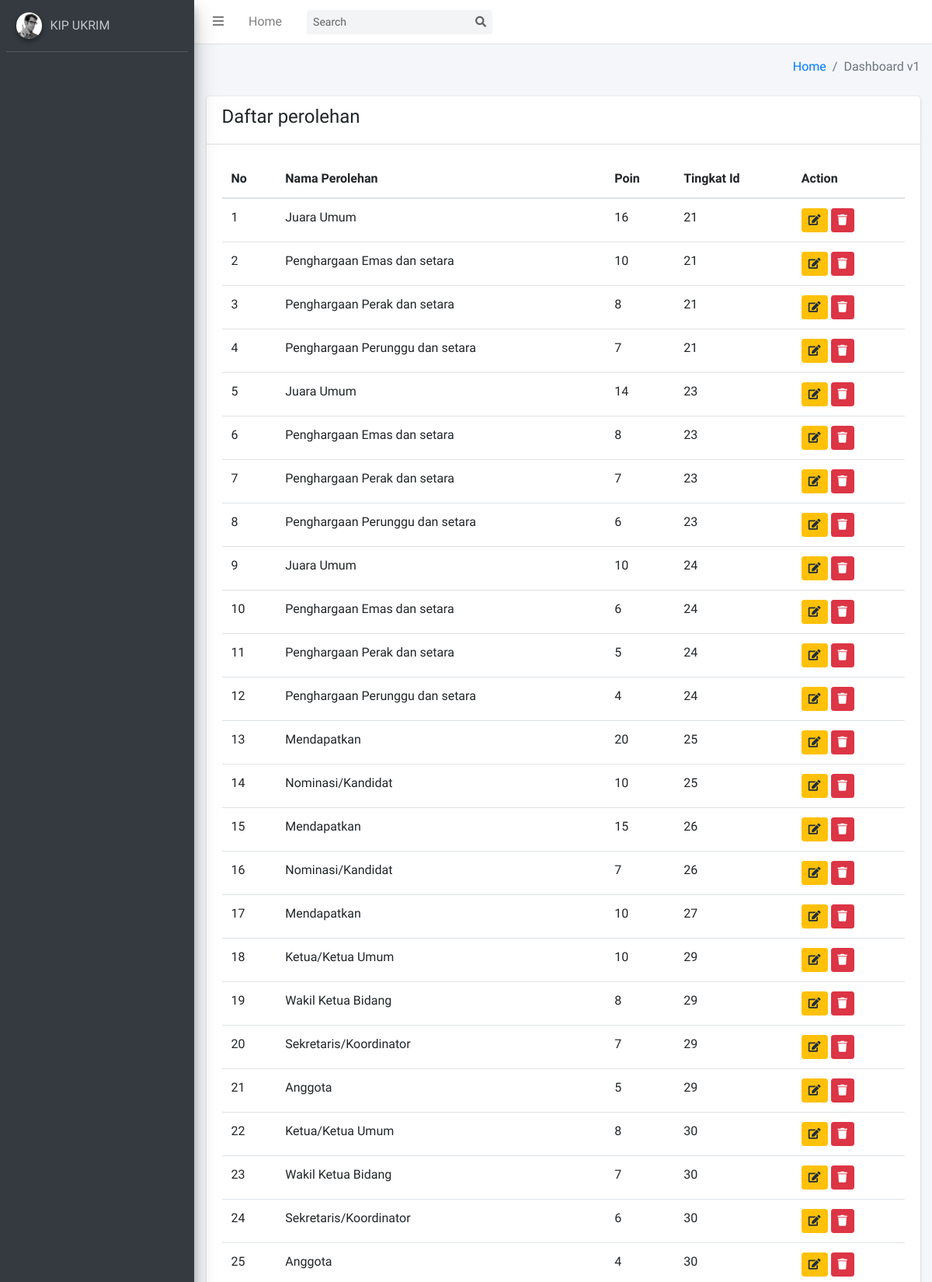
Page /index.php/perolehan (upper part) on the committed database.
### tables this page shows
CREATE TABLE `perolehan` (
  `id_perolehan` int(11) NOT NULL,
  `nama_perolehan` varchar(100) NOT NULL,
  `poin` int(50) NOT NULL,
  `tingkat_id` int(50) NOT NULL
);

### application/controllers/Perolehan.php (called while the page is built, shortened)
<?php
class Perolehan extends CI_Controller
{
	public function __construct()
	{
		$this->load->model("JenisModel");
		$this->load->model("TingkatModel");
		$this->load->model("PerolehanModel");
	}
	public function index()
	{
		$listperolehan = $this->PerolehanModel->getAll();
		$data = array(
			"header" => "Perolehan",
			"page" => "content/perolehan/v_list_perolehan",
			"perolehans" => $listperolehan
		);
		$this->load->view("layoutuser/mainuser", $data);
	}
}

### index.php (called while the page is built, shortened)
<?php
require_once BASEPATH.'core/CodeIgniter.php';

### application/models/PerolehanModel.php (called while the page is built, shortened)
<?php
class PerolehanModel extends CI_Model
{
	var $table = "perolehan";
	public function getAll()
	{
		return $this->db->get($this->table)->result();
	}
}

### application/views/content/perolehan/v_list_perolehan.php (the view, shortened to what this page needs)
<div class="card">
	<div class="card-header">
		<h4>Daftar perolehan</h4>
	</div>
	<div class="card-body">
		<table class="table">
			<thead>
				<tr>
					<th>No</th>
					<th>Nama Perolehan</th>
					<th>Poin</th>
					<th>Tingkat Id</th>
					<th>Action</th>
				</tr>
			</thead>
			<tbody>
				<?php
				$no = 1;
				foreach ($perolehans as $row) {
				?>
					<tr>
						<td><?= $no++ ?></td>
						<td><?= $row->nama_perolehan ?></td>
						<td><?= $row->poin ?></td>
						<td><?= $row->tingkat_id ?></td>
						<td>
							<a href="<?= site_url("perolehan/update/$row->id_perolehan") ?>" class="btn btn-sm btn-warning">
								<i class="fas fa-edit"></i>
							</a>
							<a href="No" data-id="<?= $row->id_perolehan ?>" class="btn btn-sm btn-danger btn-delete-perolehans"><i class="fas fa-trash"></i></a>
						</td>
					</tr>
				<?php
				}
				?>
			</tbody>
		</table>
	</div>
</div>

### rows in the picture
perolehan: nama_perolehan "Juara Umum", poin "16", tingkat "21"
perolehan: nama_perolehan "Penghargaan Emas dan setara", poin "10", tingkat "21"
perolehan: nama_perolehan "Penghargaan Perak dan setara", poin "8", tingkat "21"
perolehan: nama_perolehan "Penghargaan Perunggu dan setara", poin "7", tingkat "21"
perolehan: nama_perolehan "Juara Umum", poin "14", tingkat "23"
perolehan: nama_perolehan "Penghargaan Emas dan setara", poin "8", tingkat "23"
perolehan: nama_perolehan "Penghargaan Perak dan setara", poin "7", tingkat "23"
perolehan: nama_perolehan "Penghargaan Perunggu dan setara", poin "6", tingkat "23"
perolehan: nama_perolehan "Juara Umum", poin "10", tingkat "24"
perolehan: nama_perolehan "Penghargaan Emas dan setara", poin "6", tingkat "24"
perolehan: nama_perolehan "Penghargaan Perak dan setara", poin "5", tingkat "24"
perolehan: nama_perolehan "Penghargaan Perunggu dan setara", poin "4", tingkat "24"
perolehan: nama_perolehan "Mendapatkan", poin "20", tingkat "25"
perolehan: nama_perolehan "Nominasi/Kandidat", poin "10", tingkat "25"
perolehan: nama_perolehan "Mendapatkan", poin "15", tingkat "26"
perolehan: nama_perolehan "Nominasi/Kandidat", poin "7", tingkat "26"
perolehan: nama_perolehan "Mendapatkan", poin "10", tingkat "27"
perolehan: nama_perolehan "Ketua/Ketua Umum", poin "10", tingkat "29"
perolehan: nama_perolehan "Wakil Ketua Bidang", poin "8", tingkat "29"
perolehan: nama_perolehan "Sekretaris/Koordinator", poin "7", tingkat "29"
perolehan: nama_perolehan "Anggota", poin "5", tingkat "29"
perolehan: nama_perolehan "Ketua/Ketua Umum", poin "8", tingkat "30"
perolehan: nama_perolehan "Wakil Ketua Bidang", poin "7", tingkat "30"
perolehan: nama_perolehan "Sekretaris/Koordinator", poin "6", tingkat "30"
perolehan: nama_perolehan "Anggota", poin "4", tingkat "30"
